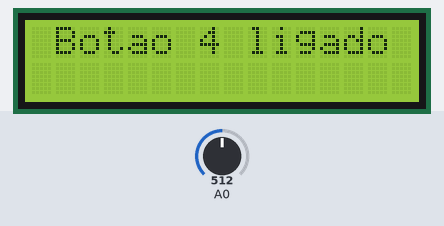
A sketch run on a simulated Arduino Uno, built with avr-gcc and run on an emulated ATmega328P. On the bench: 16×2 character LCD. Inputs (shaded band) come from the test bench; at power-on: A0 = 512.

Above: at 1.2 s.
1.3 s: A0 set to 1012
2.8 s: A0 set to 1023
At 4.0 s:
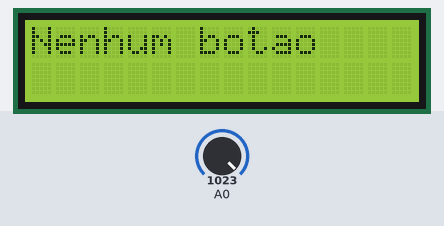
4.3 s: A0 set to 831
5.8 s: A0 set to 798
At 6.3 s:
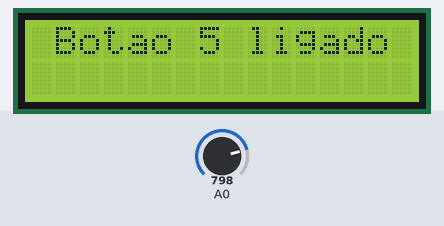
Timing chart, 0 to 8.3 s (numbered marks = the images above; inputs shaded):
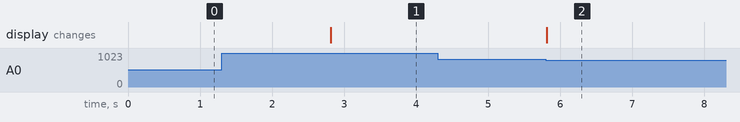

The sketch:

aula_381.ino
```cpp
#include <LiquidCrystal_I2C.h>
LiquidCrystal_I2C lcd(0x27,16,2);
// 1 quando aperta aparece 0
// 2 quando aperta aparece 145
// 3 quando aperta aparece 329
// 4 quando aperta aparece 505
// 5 quando aperta aparece 741

#define botao1 0
#define botao2 145
#define botao3 329
#define botao4 505
#define botao5 741

void setup()
{
 Serial.begin (9600);
 lcd.init ();
 lcd.backlight ();

}

void loop()
{
  int botao =analogRead (A0);

  if (botao == botao1)
  {
   lcd.setCursor (0,0);
   lcd.print(" Botao 1 ligado");
  }
  if (botao >= botao2 *0.9 && botao <= botao2* 1.1)
  {
  lcd.setCursor (0,0);
  lcd.print(" Botao 2 ligado");
  }
  if (botao >= botao3  *0.9 && botao <= botao3* 1.1)
  {
   lcd.setCursor (0,0);
   lcd.print(" Botao 3 ligado");
  }
  if (botao >= botao4  *0.9 && botao <= botao4 * 1.1)
  {
  lcd.setCursor (0,0);
  lcd.print(" Botao 4 ligado");

  }
   if (botao >= botao5 *0.9 && botao <= botao5 * 1.1)
  {
  lcd.setCursor (0,0);
  lcd.print(" Botao 5 ligado");

  }
  if (botao == 1023)// colocamos isso porque precisavamos desligar e para desligar precisa do valor total do sistema
  { //tem q vir primeiro para economizar codigo
  lcd.setCursor (0,0);
  lcd.print("Nenhum botao   ");

  }

}
```

Measured:
- the behaviour switches between 1022 and 1023 on A0 (found by bisection; images 0 and 1)
- the behaviour switches between 816 and 815 on A0 (found by bisection; images 1 and 2)
- after the input at 1.3 s, every drawn part: stays the same
- after the input at 2.8 s, the display: changes at once (image 1)
- after the input at 4.3 s, every drawn part: stays the same
- after the input at 5.8 s, the display: changes at once (image 2)
